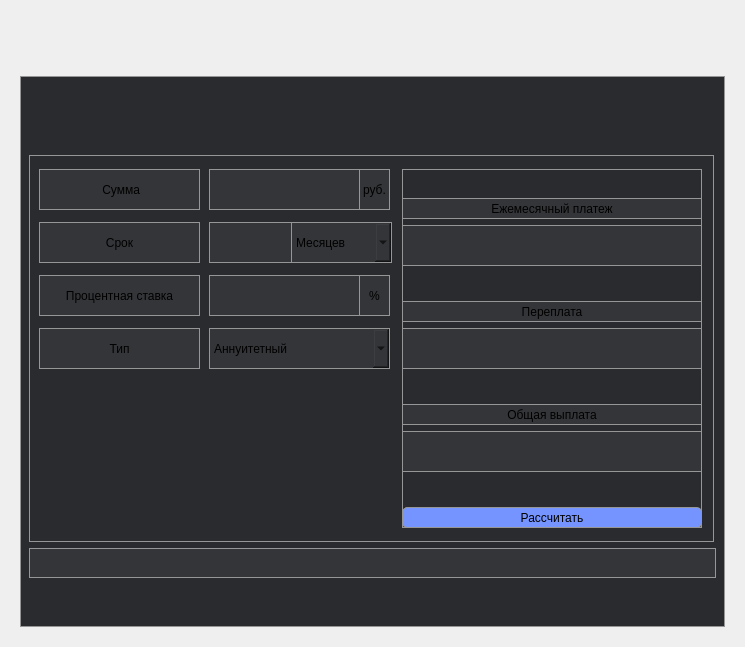
      <widget class="QWidget" name="tab_credit">
       <attribute name="title">
        <string>Кредит</string>
       </attribute>
       <layout class="QVBoxLayout" name="verticalLayout_10">
        <item>
         <widget class="QWidget" name="widget_credit_head" native="true">
          <property name="minimumSize">
           <size>
            <width>0</width>
            <height>50</height>
           </size>
          </property>
          <property name="maximumSize">
           <size>
            <width>16777215</width>
            <height>50</height>
           </size>
          </property>
         </widget>
        </item>
        <item>
         <widget class="QWidget" name="widget_credit" native="true">
          <layout class="QHBoxLayout" name="horizontalLayout_5">
           <item>
            <widget class="QWidget" name="widget_credit_2" native="true">
             <property name="minimumSize">
              <size>
               <width>705</width>
               <height>470</height>
              </size>
             </property>
             <property name="maximumSize">
              <size>
               <width>705</width>
               <height>16777215</height>
              </size>
             </property>
             <property name="styleSheet">
              <string notr="true">QWidget {
	border: 1px  solid rgb(150, 150, 150) ;
	background-color: rgb(42, 43, 46);
}

QPushButton {
	border-radius: 5px;
	border: 1px  solid rgb(150, 150, 150) ;
	background-color: rgb(95, 99, 104);
}

 QPushButton:pressed {
	border-radius: 5px;
	border: 1px  solid rgb(150, 150, 150) ;
	background-color: rgb(115, 119, 124);
}

QLineEdit {
	border: 1px  solid rgb(150, 150, 150) ;
	background-color: rgb(52, 53, 56);
}

QLabel {
	border: 1px  solid rgb(150, 150, 150) ;
	background-color: rgb(52, 53, 56);
}

</string>
             </property>
             <layout class="QVBoxLayout" name="verticalLayout_8">
              <item>
               <spacer name="verticalSpacer_8">
                <property name="orientation">
                 <enum>Qt::Vertical</enum>
                </property>
                <property name="sizeHint" stdset="0">
                 <size>
                  <width>20</width>
                  <height>40</height>
                 </size>
                </property>
               </spacer>
              </item>
              <item>
               <spacer name="verticalSpacer_9">
                <property name="orientation">
                 <enum>Qt::Vertical</enum>
                </property>
                <property name="sizeType">
                 <enum>QSizePolicy::Fixed</enum>
                </property>
                <property name="sizeHint" stdset="0">
                 <size>
                  <width>20</width>
                  <height>30</height>
                 </size>
                </property>
               </spacer>
              </item>
              <item>
               <widget class="QWidget" name="widget_credit_3" native="true">
                <property name="minimumSize">
                 <size>
                  <width>685</width>
                  <height>387</height>
                 </size>
                </property>
                <property name="maximumSize">
                 <size>
                  <width>685</width>
                  <height>387</height>
                 </size>
                </property>
                <property name="styleSheet">
                 <string notr="true"/>
                </property>
                <widget class="QWidget" name="widget_credit_answer" native="true">
                 <property name="geometry">
                  <rect>
                   <x>373</x>
                   <y>14</y>
                   <width>300</width>
                   <height>359</height>
                  </rect>
                 </property>
                 <property name="minimumSize">
                  <size>
                   <width>300</width>
                   <height>359</height>
                  </size>
                 </property>
                 <property name="maximumSize">
                  <size>
                   <width>16777215</width>
                   <height>359</height>
                  </size>
                 </property>
                 <layout class="QVBoxLayout" name="verticalLayout_16">
                  <item>
                   <spacer name="verticalSpacer_10">
                    <property name="orientation">
                     <enum>Qt::Vertical</enum>
                    </property>
                    <property name="sizeHint" stdset="0">
                     <size>
                      <width>20</width>
                      <height>40</height>
                     </size>
                    </property>
                   </spacer>
                  </item>
                  <item>
                   <widget class="QLabel" name="label_credit_answer_month_pay_info">
                    <property name="minimumSize">
                     <size>
                      <width>0</width>
                      <height>21</height>
                     </size>
                    </property>
                    <property name="maximumSize">
                     <size>
                      <width>16777215</width>
                      <height>21</height>
                     </size>
                    </property>
                    <property name="text">
                     <string>Ежемесячный платеж</string>
                    </property>
                    <property name="alignment">
                     <set>Qt::AlignCenter</set>
                    </property>
                   </widget>
                  </item>
                  <item>
                   <widget class="QLabel" name="label_credit_answer_month_pay">
                    <property name="minimumSize">
                     <size>
                      <width>0</width>
                      <height>41</height>
                     </size>
                    </property>
                    <property name="maximumSize">
                     <size>
                      <width>16777215</width>
                      <height>41</height>
                     </size>
                    </property>
                    <property name="text">
                     <string/>
                    </property>
                    <property name="alignment">
                     <set>Qt::AlignRight|Qt::AlignTrailing|Qt::AlignVCenter</set>
                    </property>
                   </widget>
                  </item>
                  <item>
                   <spacer name="verticalSpacer_11">
                    <property name="orientation">
                     <enum>Qt::Vertical</enum>
                    </property>
                    <property name="sizeHint" stdset="0">
                     <size>
                      <width>20</width>
                      <height>40</height>
                     </size>
                    </property>
                   </spacer>
                  </item>
                  <item>
                   <widget class="QLabel" name="label_credit_answer_over_pay_info">
                    <property name="minimumSize">
                     <size>
                      <width>0</width>
                      <height>21</height>
                     </size>
                    </property>
                    <property name="maximumSize">
                     <size>
                      <width>16777215</width>
                      <height>21</height>
                     </size>
                    </property>
                    <property name="text">
                     <string>Переплата</string>
                    </property>
                    <property name="alignment">
                     <set>Qt::AlignCenter</set>
                    </property>
                   </widget>
                  </item>
                  <item>
                   <widget class="QLabel" name="label_credit_answer_over_pay">
                    <property name="minimumSize">
                     <size>
                      <width>0</width>
                      <height>41</height>
                     </size>
                    </property>
                    <property name="maximumSize">
                     <size>
                      <width>16777215</width>
                      <height>41</height>
                     </size>
                    </property>
                    <property name="text">
                     <string/>
                    </property>
                    <property name="alignment">
                     <set>Qt::AlignRight|Qt::AlignTrailing|Qt::AlignVCenter</set>
                    </property>
                   </widget>
                  </item>
                  <item>
                   <spacer name="verticalSpacer_12">
                    <property name="orientation">
                     <enum>Qt::Vertical</enum>
                    </property>
                    <property name="sizeHint" stdset="0">
                     <size>
                      <width>20</width>
                      <height>40</height>
                     </size>
                    </property>
                   </spacer>
                  </item>
                  <item>
                   <widget class="QLabel" name="label_credit_answer_total_pay_info">
                    <property name="minimumSize">
                     <size>
                      <width>0</width>
                      <height>21</height>
                     </size>
                    </property>
                    <property name="maximumSize">
                     <size>
                      <width>16777215</width>
                      <height>21</height>
                     </size>
                    </property>
                    <property name="text">
                     <string>Общая выплата</string>
                    </property>
                    <property name="alignment">
                     <set>Qt::AlignCenter</set>
                    </property>
                   </widget>
                  </item>
                  <item>
                   <widget class="QLabel" name="label_credit_answer_total_pay">
                    <property name="minimumSize">
                     <size>
                      <width>0</width>
                      <height>41</height>
                     </size>
                    </property>
                    <property name="maximumSize">
                     <size>
                      <width>16777215</width>
                      <height>41</height>
                     </size>
                    </property>
                    <property name="text">
                     <string/>
                    </property>
                    <property name="alignment">
                     <set>Qt::AlignRight|Qt::AlignTrailing|Qt::AlignVCenter</set>
                    </property>
                   </widget>
                  </item>
                  <item>
                   <spacer name="verticalSpacer_13">
                    <property name="orientation">
                     <enum>Qt::Vertical</enum>
                    </property>
                    <property name="sizeHint" stdset="0">
                     <size>
                      <width>20</width>
                      <height>40</height>
                     </size>
                    </property>
                   </spacer>
                  </item>
                  <item>
                   <widget class="QPushButton" name="pushButton_credit_start">
                    <property name="minimumSize">
                     <size>
                      <width>0</width>
                      <height>21</height>
                     </size>
                    </property>
                    <property name="maximumSize">
                     <size>
                      <width>9999999</width>
                      <height>21</height>
                     </size>
                    </property>
                    <property name="styleSheet">
                     <string notr="true">QPushButton {
	background-color: rgb(117, 148, 255);
}

QPushButton:pressed {
	background-color: rgb(165, 174, 201);
}</string>
                    </property>
                    <property name="text">
                     <string>Рассчитать</string>
                    </property>
                   </widget>
                  </item>
                 </layout>
                </widget>
                <widget class="QLineEdit" name="lineEdit_credit_input_sum">
                 <property name="geometry">
                  <rect>
                   <x>180</x>
                   <y>14</y>
                   <width>151</width>
                   <height>41</height>
                  </rect>
                 </property>
                 <property name="minimumSize">
                  <size>
                   <width>0</width>
                   <height>41</height>
                  </size>
                 </property>
                 <property name="alignment">
                  <set>Qt::AlignLeading|Qt::AlignLeft|Qt::AlignVCenter</set>
                 </property>
                </widget>
                <widget class="QLineEdit" name="lineEdit_credit_input_time">
                 <property name="geometry">
                  <rect>
                   <x>180</x>
                   <y>67</y>
                   <width>83</width>
                   <height>41</height>
                  </rect>
                 </property>
                 <property name="minimumSize">
                  <size>
                   <width>0</width>
                   <height>41</height>
                  </size>
                 </property>
                 <property name="alignment">
                  <set>Qt::AlignLeading|Qt::AlignLeft|Qt::AlignVCenter</set>
                 </property>
                </widget>
                <widget class="QLabel" name="label_credit_input_sum">
                 <property name="geometry">
                  <rect>
                   <x>10</x>
                   <y>14</y>
                   <width>161</width>
                   <height>41</height>
                  </rect>
                 </property>
                 <property name="text">
                  <string> Сумма</string>
                 </property>
                 <property name="alignment">
                  <set>Qt::AlignCenter</set>
                 </property>
                </widget>
                <widget class="QLabel" name="label_credit_input_time">
                 <property name="geometry">
                  <rect>
                   <x>10</x>
                   <y>67</y>
                   <width>161</width>
                   <height>41</height>
                  </rect>
                 </property>
                 <property name="text">
                  <string>Срок</string>
                 </property>
                 <property name="alignment">
                  <set>Qt::AlignCenter</set>
                 </property>
                </widget>
                <widget class="QLabel" name="label_credit_input_type">
                 <property name="geometry">
                  <rect>
                   <x>10</x>
                   <y>173</y>
                   <width>161</width>
                   <height>41</height>
                  </rect>
                 </property>
                 <property name="text">
                  <string>Тип</string>
                 </property>
                 <property name="alignment">
                  <set>Qt::AlignCenter</set>
                 </property>
                </widget>
                <widget class="QLabel" name="label_credit_input_sum_unit">
                 <property name="geometry">
                  <rect>
                   <x>330</x>
                   <y>14</y>
                   <width>31</width>
                   <height>41</height>
                  </rect>
                 </property>
                 <property name="text">
                  <string>руб.</string>
                 </property>
                 <property name="alignment">
                  <set>Qt::AlignCenter</set>
                 </property>
                </widget>
                <widget class="QComboBox" name="comboBox_credit_input_time_unit">
                 <property name="geometry">
                  <rect>
                   <x>262</x>
                   <y>67</y>
                   <width>101</width>
                   <height>41</height>
                  </rect>
                 </property>
                 <property name="styleSheet">
                  <string notr="true">background-color: rgb(52, 53, 56);</string>
                 </property>
                 <item>
                  <property name="text">
                   <string>Месяцев</string>
                  </property>
                 </item>
                 <item>
                  <property name="text">
                   <string>Лет</string>
                  </property>
                 </item>
                </widget>
                <widget class="QComboBox" name="comboBox_credit_input_type">
                 <property name="geometry">
                  <rect>
                   <x>180</x>
                   <y>173</y>
                   <width>181</width>
                   <height>41</height>
                  </rect>
                 </property>
                 <property name="styleSheet">
                  <string notr="true">background-color: rgb(52, 53, 56);</string>
                 </property>
                 <item>
                  <property name="text">
                   <string>Аннуитетный</string>
                  </property>
                 </item>
                 <item>
                  <property name="text">
                   <string>Дифференцированный</string>
                  </property>
                 </item>
                </widget>
                <widget class="QLineEdit" name="lineEdit_credit_input_rate">
                 <property name="geometry">
                  <rect>
                   <x>180</x>
                   <y>120</y>
                   <width>151</width>
                   <height>41</height>
                  </rect>
                 </property>
                 <property name="minimumSize">
                  <size>
                   <width>0</width>
                   <height>41</height>
                  </size>
                 </property>
                 <property name="alignment">
                  <set>Qt::AlignLeading|Qt::AlignLeft|Qt::AlignVCenter</set>
                 </property>
                </widget>
                <widget class="QLabel" name="label_credit_input_rate_unit">
                 <property name="geometry">
                  <rect>
                   <x>330</x>
                   <y>120</y>
                   <width>31</width>
                   <height>41</height>
                  </rect>
                 </property>
                 <property name="text">
                  <string>%</string>
                 </property>
                 <property name="alignment">
                  <set>Qt::AlignCenter</set>
                 </property>
                </widget>
                <widget class="QLabel" name="label_credit_input_rate">
                 <property name="geometry">
                  <rect>
                   <x>10</x>
                   <y>120</y>
                   <width>161</width>
                   <height>41</height>
                  </rect>
                 </property>
                 <property name="text">
                  <string>Процентная ставка</string>
                 </property>
                 <property name="alignment">
                  <set>Qt::AlignCenter</set>
                 </property>
                </widget>
               </widget>
              </item>
              <item>
               <widget class="QLabel" name="label_credit_info">
                <property name="minimumSize">
                 <size>
                  <width>1</width>
                  <height>30</height>
                 </size>
                </property>
                <property name="maximumSize">
                 <size>
                  <width>16777215</width>
                  <height>30</height>
                 </size>
                </property>
                <property name="styleSheet">
                 <string notr="true">background-color: rgb(52, 53, 56);</string>
                </property>
                <property name="text">
                 <string/>
                </property>
                <property name="alignment">
                 <set>Qt::AlignRight|Qt::AlignTrailing|Qt::AlignVCenter</set>
                </property>
               </widget>
              </item>
              <item>
               <spacer name="verticalSpacer_14">
                <property name="orientation">
                 <enum>Qt::Vertical</enum>
                </property>
                <property name="sizeHint" stdset="0">
                 <size>
                  <width>20</width>
                  <height>40</height>
                 </size>
                </property>
               </spacer>
              </item>
             </layout>
            </widget>
           </item>
          </layout>
         </widget>
        </item>
       </layout>
      </widget>
